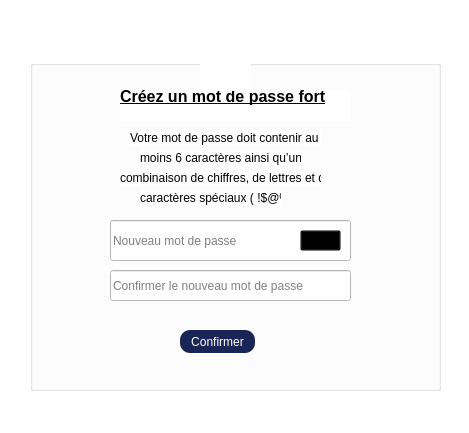
<?xml version="1.0" encoding="UTF-8"?>
<ui version="4.0">
 <class>nouvmotpass</class>
 <widget class="QDialog" name="nouvmotpass">
  <property name="geometry">
   <rect>
    <x>0</x>
    <y>0</y>
    <width>469</width>
    <height>433</height>
   </rect>
  </property>
  <property name="windowTitle">
   <string>Dialog</string>
  </property>
  <property name="styleSheet">
   <string notr="true">background-color : #B5C0D0 ; 
background-color : white ; 

</string>
  </property>
  <widget class="QGroupBox" name="groupBox">
   <property name="geometry">
    <rect>
     <x>30</x>
     <y>60</y>
     <width>411</width>
     <height>331</height>
    </rect>
   </property>
   <property name="title">
    <string/>
   </property>
   <widget class="QPushButton" name="pushButton">
    <property name="geometry">
     <rect>
      <x>150</x>
      <y>270</y>
      <width>75</width>
      <height>23</height>
     </rect>
    </property>
    <property name="cursor">
     <cursorShape>PointingHandCursor</cursorShape>
    </property>
    <property name="styleSheet">
     <string notr="true">#pushButton {border :none ;
background-color : #192655 ; 
widht : 400px ; 
border-radius : 10px ;
color : white;}


#pushButton:hover {
color : white ; 
/*background-color : #26577C; */
}
</string>
    </property>
    <property name="text">
     <string>Confirmer</string>
    </property>
   </widget>
   <widget class="QLineEdit" name="lineEdit_nouvmotpass">
    <property name="geometry">
     <rect>
      <x>80</x>
      <y>160</y>
      <width>241</width>
      <height>41</height>
     </rect>
    </property>
    <property name="text">
     <string/>
    </property>
    <property name="echoMode">
     <enum>QLineEdit::Password</enum>
    </property>
    <property name="placeholderText">
     <string>Nouveau mot de passe</string>
    </property>
   </widget>
   <widget class="QLineEdit" name="lineEdit_nouvmotpass2">
    <property name="geometry">
     <rect>
      <x>80</x>
      <y>210</y>
      <width>241</width>
      <height>31</height>
     </rect>
    </property>
    <property name="echoMode">
     <enum>QLineEdit::Password</enum>
    </property>
    <property name="placeholderText">
     <string>Confirmer le nouveau mot de passe</string>
    </property>
   </widget>
   <widget class="QLabel" name="label">
    <property name="geometry">
     <rect>
      <x>90</x>
      <y>30</y>
      <width>231</width>
      <height>31</height>
     </rect>
    </property>
    <property name="font">
     <font>
      <pointsize>12</pointsize>
      <weight>75</weight>
      <bold>true</bold>
      <underline>true</underline>
     </font>
    </property>
    <property name="text">
     <string>Créez un mot de passe fort
</string>
    </property>
   </widget>
   <widget class="QLabel" name="label_3">
    <property name="geometry">
     <rect>
      <x>100</x>
      <y>70</y>
      <width>191</width>
      <height>16</height>
     </rect>
    </property>
    <property name="text">
     <string>Votre mot de passe doit contenir au</string>
    </property>
   </widget>
   <widget class="QLabel" name="label_4">
    <property name="geometry">
     <rect>
      <x>110</x>
      <y>90</y>
      <width>161</width>
      <height>16</height>
     </rect>
    </property>
    <property name="text">
     <string>moins 6 caractères ainsi qu’une </string>
    </property>
   </widget>
   <widget class="QLabel" name="label_5">
    <property name="geometry">
     <rect>
      <x>90</x>
      <y>110</y>
      <width>201</width>
      <height>16</height>
     </rect>
    </property>
    <property name="text">
     <string>combinaison de chiffres, de lettres et de </string>
    </property>
   </widget>
   <widget class="QLabel" name="label_6">
    <property name="geometry">
     <rect>
      <x>110</x>
      <y>130</y>
      <width>141</width>
      <height>16</height>
     </rect>
    </property>
    <property name="text">
     <string>caractères spéciaux ( !$@%).</string>
    </property>
   </widget>
   <widget class="QPushButton" name="pushButton_2">
    <property name="geometry">
     <rect>
      <x>270</x>
      <y>170</y>
      <width>41</width>
      <height>21</height>
     </rect>
    </property>
    <property name="cursor">
     <cursorShape>PointingHandCursor</cursorShape>
    </property>
    <property name="styleSheet">
     <string notr="true">background-color : transparent ; </string>
    </property>
    <property name="text">
     <string/>
    </property>
    <property name="icon">
     <iconset resource="source.qrc">
      <normaloff>:/img/images/hidepass.png</normaloff>:/img/images/hidepass.png</iconset>
    </property>
    <property name="iconSize">
     <size>
      <width>50</width>
      <height>30</height>
     </size>
    </property>
   </widget>
  </widget>
  <widget class="QLabel" name="label_2">
   <property name="geometry">
    <rect>
     <x>200</x>
     <y>30</y>
     <width>51</width>
     <height>61</height>
    </rect>
   </property>
   <property name="styleSheet">
    <string notr="true">background-image: url(:/img/images/nouv2.png);
background-repeat : no-repeat ; 
background-color : #B5C0D0 ; 
background-color : white ; 

</string>
   </property>
   <property name="text">
    <string/>
   </property>
  </widget>
 </widget>
 <resources>
  <include location="source.qrc"/>
 </resources>
 <connections/>
</ui>
